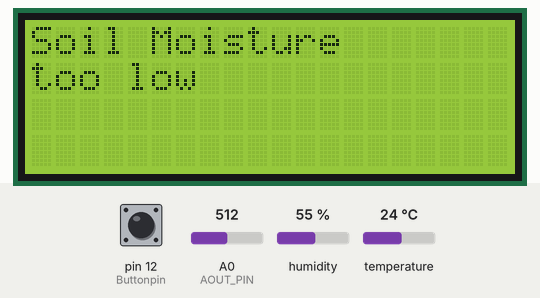
Recording of a sketch running on a simulated Arduino Uno, built with avr-gcc and run on an emulated ATmega328P. Shown: 20×4 character LCD. The test bench sets the inputs (shaded band); at power-on: pin 12 (Buttonpin) LOW, humidity 55 %, temperature 24 °C, A0 (AOUT_PIN) = 512.

Above: at 1.2 s.
1.3 s: pin 12 (Buttonpin) pulled HIGH for 1.25 s
At 2.8 s:
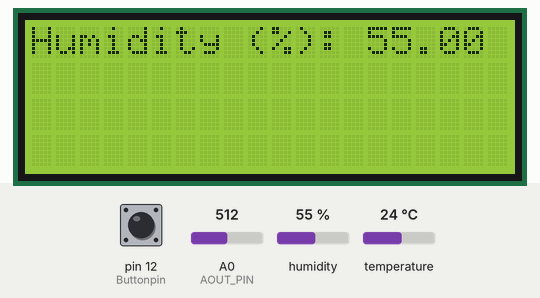
5.7 s: humidity set to 22 %
At 9.1 s:
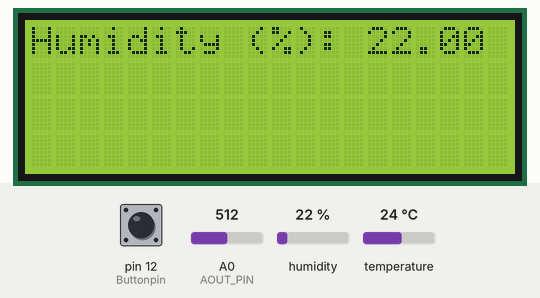
9.8 s: temperature set to 12 °C
At 13.2 s:
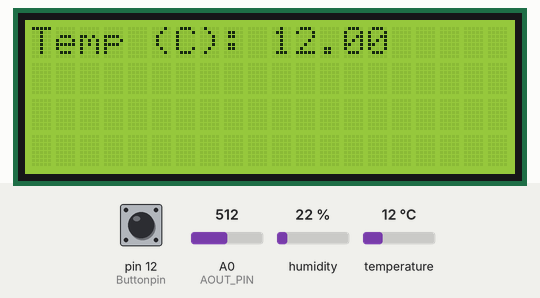
15.9 s: humidity set to 40 %
22.0 s: humidity set to 88 %
At 24.2 s:
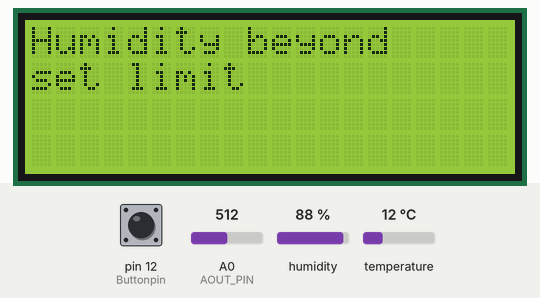
28.1 s: pin 12 (Buttonpin) pulled HIGH for 1.25 s
At 31.4 s:
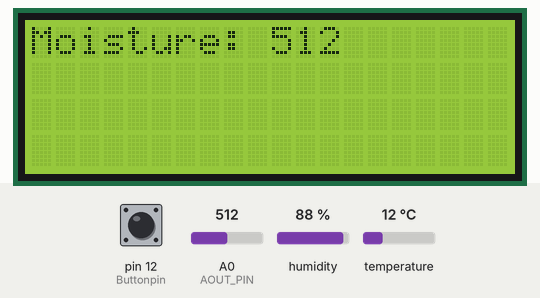
Timing chart, 0 to 31.8 s (numbered marks = the images above; inputs shaded):
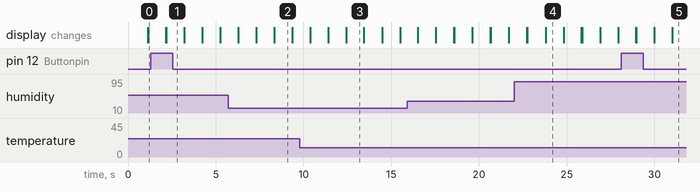

The sketch:

Automation_in_The_Garden_Ex4.ino
```cpp
#include <DHT.h> // Adds additional commands related to the DHT11(Temperature and humidity) sensor
#include <LiquidCrystal_I2C.h> // This gives us access to additional commands

#define DHTPIN 5 // This sets “DHTPIN” to “5” so instead of writing 5 we wright DHTPIN and if we decide to change pins we only have to adjust it here
#define DHTTYPE DHT11 // Tells our code what kind of DHT sensor we are using
#define AOUT_PIN A0 // Arduino pin that connects to ANALOG OUT pin of moisture sensor
#define Buttonpin 12 //Assigns pin 12 to the name button pin

DHT dht(DHTPIN, DHTTYPE); // sets DHT as a variable representing what comes after it
LiquidCrystal_I2C lcd_1(0x27, 20, 4);  // Starts up the additional commands and tells it where we plugged in the LCD

void setup() {  //  This section will run once
  lcd_1.init();  // Starts the LCD
  lcd_1.backlight(); // Turns on backlght for LCD
  dht.begin(); // Starts the DHT sensor
}

void loop()
{
   float Humidity = dht.readHumidity(); // Reads the humidity value from the sensor
   float Temperature = dht.readTemperature(); // Reads the temperature value from the sensor
   int soilMoisture = analogRead(AOUT_PIN); // read the analog value from sensor
   if (digitalRead(Buttonpin) == 1){
     for (int i = 0; i < 5; i++){ // i = 0 sets i to 0 then i < 5 will allow it to stop when not true and i++ will add 1 to i each time it runs

       float Humidity = dht.readHumidity();
       float Temperature = dht.readTemperature();
       int soilMoisture = analogRead(AOUT_PIN);

       lcd_1.clear();  // resets the cursor to the top left corner and clears the display
       lcd_1.print("Humidity (%): "); // Prints what is inside the “ ” on the lcd
       lcd_1.print(Humidity); // Prints the humidity detected onto the LCD
       delay(1000); // waits for 1 second

       lcd_1.clear();  // resets the cursor to the top left corner and clears the display
       lcd_1.print("Temp (C): "); // Prints what is inside the “ ” on the lcd
       lcd_1.print(Temperature); // Prints the temperature detected onto the LCD
       delay(1000); // waits for 1 second

       lcd_1.clear();  // resets the cursor to the top left corner and clears the display
       lcd_1.print("Moisture: "); // Measured from 0 to 1024 the higher the dryer(520:Dry soil/260:wet soil)
       lcd_1.print(soilMoisture); //Prints the detected value
       delay(1000); // waits for 1 second
     }
   }

   lcd_1.clear();  // resets the cursor to the top left corner and clears the display
   if (15.0 > (Temperature) || (Temperature) > 24.0){// sets range for temperature before giving an alert
     lcd_1.clear();
     lcd_1.print("Temp is outside");
     lcd_1.setCursor(0, 1);
     lcd_1.print("set range");
     delay(1000);
     lcd_1.clear();
   }
   if (40.0 > (Humidity) || (Humidity) > 80.0){ // sets range for Humidity before giving an alert
     lcd_1.clear();
     lcd_1.print("Humidity beyond");
     lcd_1.setCursor(0, 1);
     lcd_1.print("set limit");
     delay(1000);
     lcd_1.clear();
   }
   if (450 < (soilMoisture)){ //Sets range for soil moisture before giving an alert
     lcd_1.clear();
     lcd_1.print("Soil Moisture");
     lcd_1.setCursor(0, 1);
     lcd_1.print("too low");
     delay(1000);
     lcd_1.clear();
   }
}
```

Measured:
- after the input at 1.3 s, the display: first differs from a run without the input after 0.89 s (image 1)
- after the input at 22.0 s, the display: first differs from a run without the input after 1.8 s (image 4)
- after the input at 28.1 s, the display: first differs from a run without the input after 0.88 s (image 5 shows a later state)
- what the display in image 2 shows lasts 1.1 s, from 8.3 s to 9.4 s
